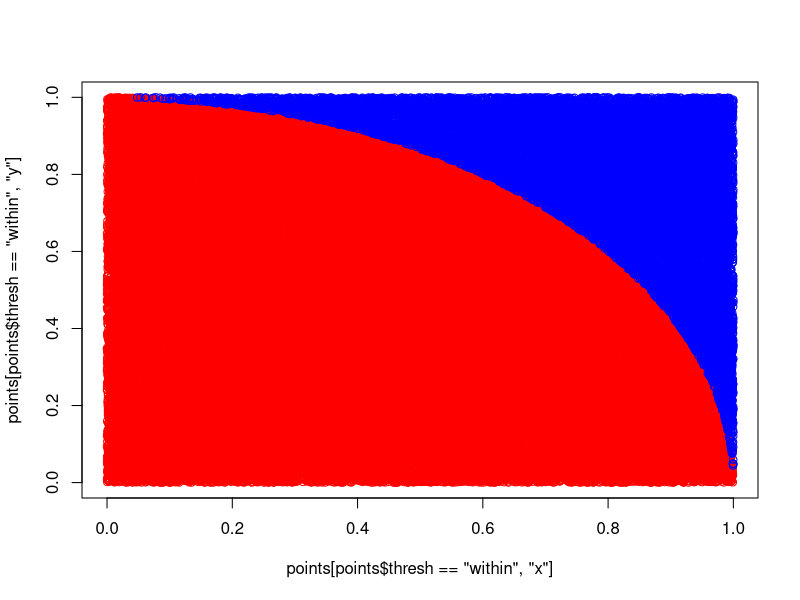

This figure's R source:
####################################################################################
# monte carlo estimation of Pi
####################################################################################

# generate random points between (0,0) and (1,1)
nrOfPoints <- 100000
points <- data.frame(x = sample(nrOfPoints), y = sample(nrOfPoints))/nrOfPoints

# classify points so that:
# points inside a circle with radius 1 is labelled as "within"
# points outside a circle with radius 1 is labelled as "outside"
points$thresh <- ifelse(sqrt(points$x**2 + points$y**2) <= 1, "within", "outside")

# estimate pi
4*(nrow(points[points$thresh == "within",])/nrow(points))

# plot points with colored labels
plot(points[points$thresh == "within","x"], points[points$thresh == "within","y"], col = "red")
points(points[points$thresh == "outside","x"], points[points$thresh == "outside","y"], col = "blue")


